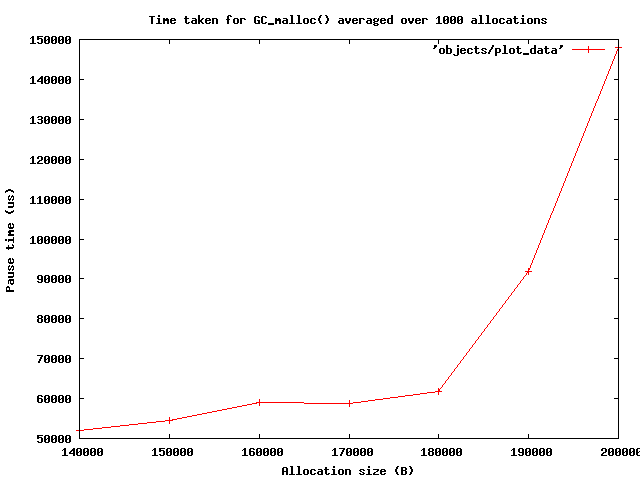

Source code (gnuplot):
 set terminal png
 set output "objects/plot.png"
 set title "Time taken for GC_malloc() averaged over 1000 allocations"
 set xlabel "Allocation size (B)"
 set ylabel "Pause time (us)"
 #set xrange [-2:2]
 #set yrange [-10:10]
 set zeroaxis
 #plot 'objects/plot_data' with yerrorbars
 plot 'objects/plot_data' with linespoints
 # data for my copying GC (I=65536 B=815104 A=815104 cur=65536)
 # 1000 allocations per iteration
 # allocation size (B) pause time (us)
